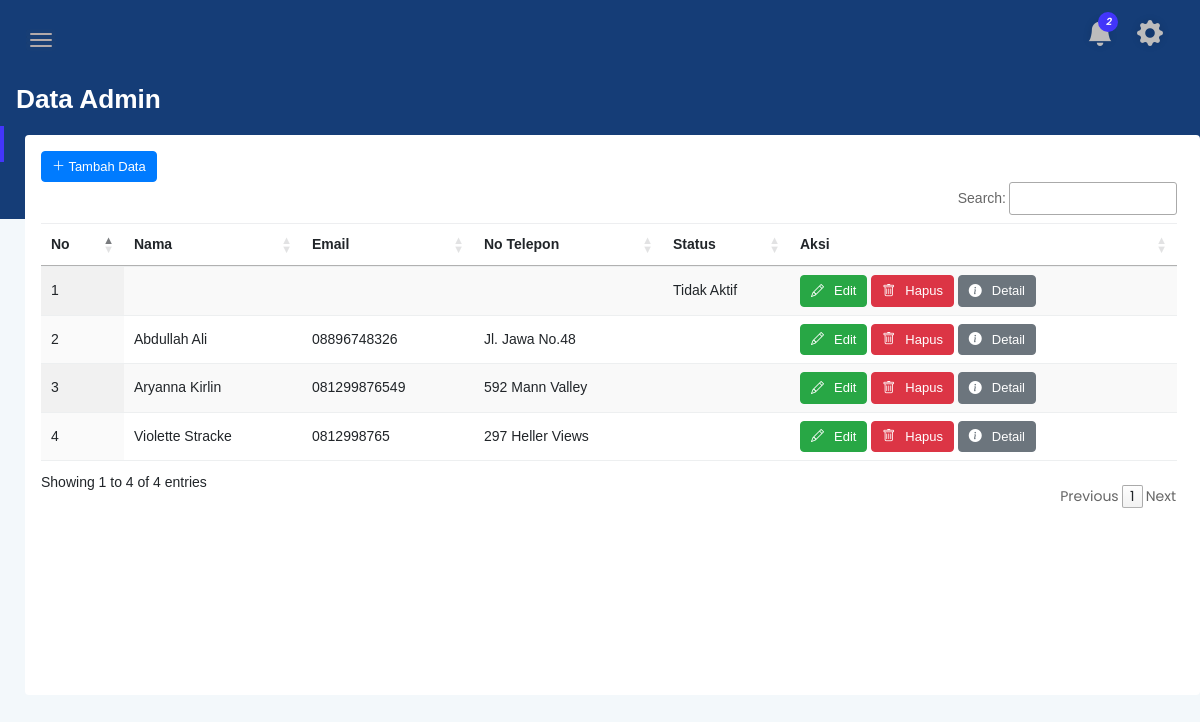
The app's page /admin/admin.php (signed in) with its own data.
### tables this page shows
CREATE TABLE `akun` (
  `id_user` int(255) UNSIGNED NOT NULL,
  `firstname` varchar(255) NOT NULL,
  `lastname` varchar(255) NOT NULL,
  `username` varchar(255) NOT NULL,
  `pass` varchar(255) NOT NULL,
  `no_hp` varchar(255) NOT NULL,
  `alamat` varchar(255) NOT NULL,
  `tgl_masuk` date DEFAULT NULL,
  `foto_profile` varchar(255) NOT NULL,
  `asal_kampus` varchar(255) NOT NULL,
  `hak_akses` char(1) NOT NULL DEFAULT '1',
  `no_kamar` char(255) NOT NULL DEFAULT 'Kosong',
  `status` enum('Aktif','Tidak Aktif') NOT NULL DEFAULT 'Tidak Aktif'
);

### admin/method/dataadmin/ViewDataAdmin.php (the view)
<?php
include 'database/config.php';
$sql = "SELECT * FROM akun WHERE `hak_akses` = 0";
$count = 1;
$hasil = mysqli_query($conn, $sql);
while ($data = mysqli_fetch_array($hasil, MYSQLI_ASSOC)) {
?>
    <tr>
        <td>
            <?php echo $count++; ?>
        </td>
        <td>
            <?php echo $data['firstname'], " ", $data['lastname']; ?>
        </td>
        <td>
            <?php echo $data['no_hp']; ?>
        </td>
        <td>
            <?php echo $data['alamat']; ?>
        </td>
        <td>
            <?php echo $data['status']; ?>
        </td>
        <th>
            <button class="btn btn-success btn-xs" data-bs-toggle="modal" data-bs-target="#edit_data_admin<?php echo $data['id_user']; ?>">
                <i class="bi-pencil" style="padding-right: 10px;"></i>Edit
            </button>
            <button class="btn btn-danger btn-xs" data-bs-toggle="modal" data-bs-target="#hapus_data_admin<?php echo $data['id_user']; ?>">
                <i class="bi-trash" style="padding-right: 10px;"></i>Hapus
            </button>
            <button class="btn btn-secondary btn-xs" data-bs-toggle="modal" data-bs-target="#detail_data_admin<?php echo $data['id_user']; ?>">
                <i class="bi-info-circle-fill" style="padding-right: 10px;"></i>Detail
            </button>
        </th>
    </tr>
<?php
}
?>

### admin/css/typography.css (style rules this page uses)
body { font-size: 14px; font-family: 'Lato', sans-serif; }
button { cursor: pointer; outline: none!important; letter-spacing: 0; }

### admin/css/default-css.css (style rules this page uses)
* { margin: 0; padding: 0; box-sizing: border-box; }
*, *:before, *:after { -moz-box-sizing: border-box; -webkit-box-sizing: border-box; box-sizing: border-box; }
html { -webkit-font-smoothing: antialiased; }
body { background: #fff; font-weight: normal; -webkit-font-smoothing: antialiased; -webkit-text-size-adjust: 100%; }
:root { --primary-color: #4336FB; }

### admin/css/styles.css (style rules this page uses)
.btn { padding: 11px 17px; font-size: 13px; letter-spacing: 0; }
.btn-xs { padding: 5px 10px; }
table tr th { border-bottom: none; }
table tr th, table tr td { border-top: 1px solid rgba(120, 130, 140, 0.13) !important; }

### admin/css/calendar.css (style rules this page uses)
body { height: 100%; width: 100%; margin: 0; background: #005C97; background: -webkit-linear-gradient(left, #363795, #005C97); background: -moz-linear-gradient(left, #363795, #005C97); background: -o-linear-gradient(left, #363795, #005C97); background: linear-gradient(to right, #363795, #005C97); font-family: Helvetica; }

### records on screen
akun: status "Tidak Aktif"
akun: firstname "Abdullah", lastname "Ali", no_hp "08896748326", alamat "Jl. Jawa No.48"
akun: firstname "Aryanna", lastname "Kirlin", no_hp "081299876549", alamat "592 Mann Valley"
akun: firstname "Violette", lastname "Stracke", no_hp "0812998765", alamat "297 Heller Views"
